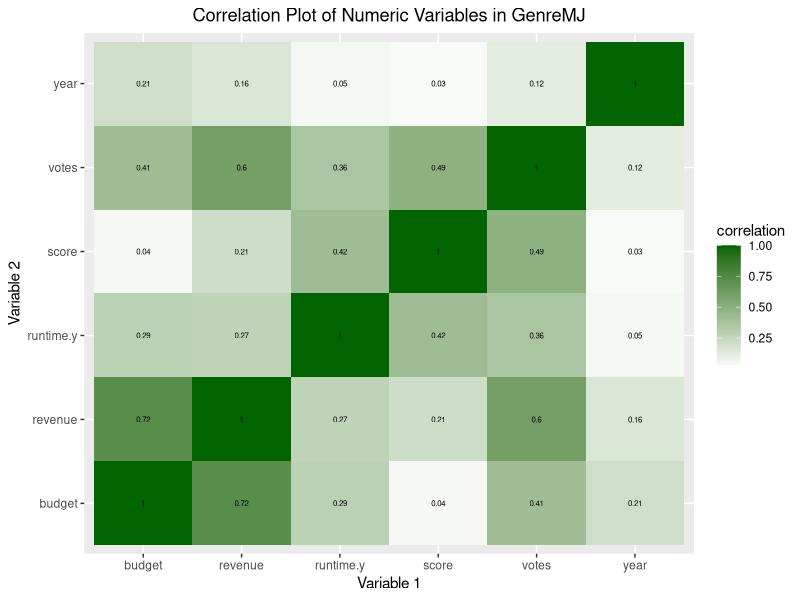
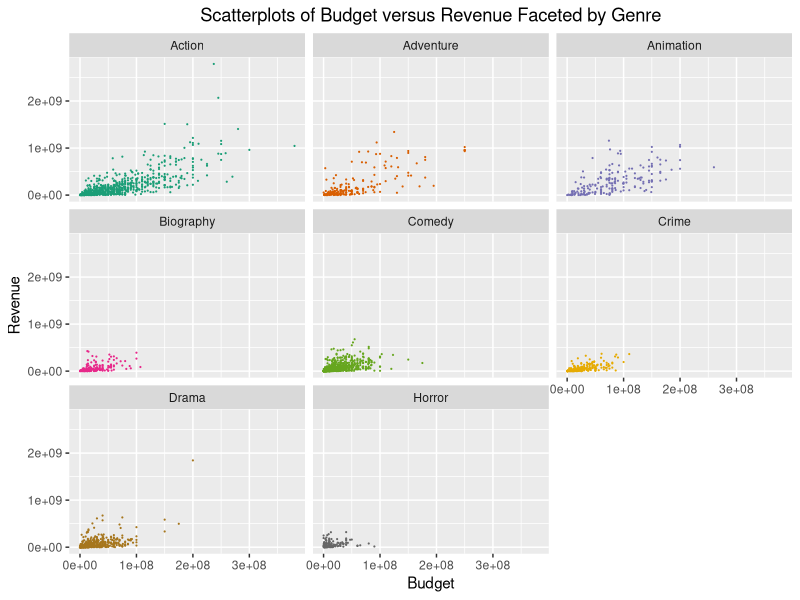
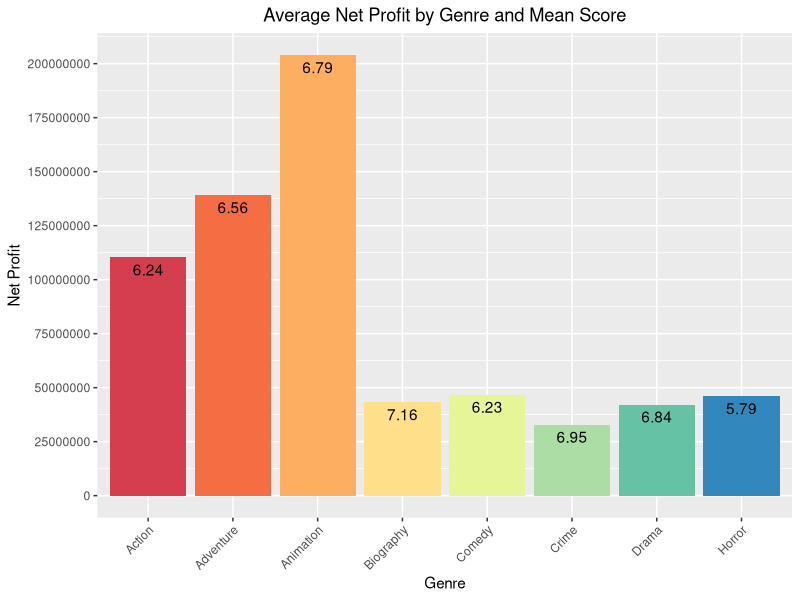
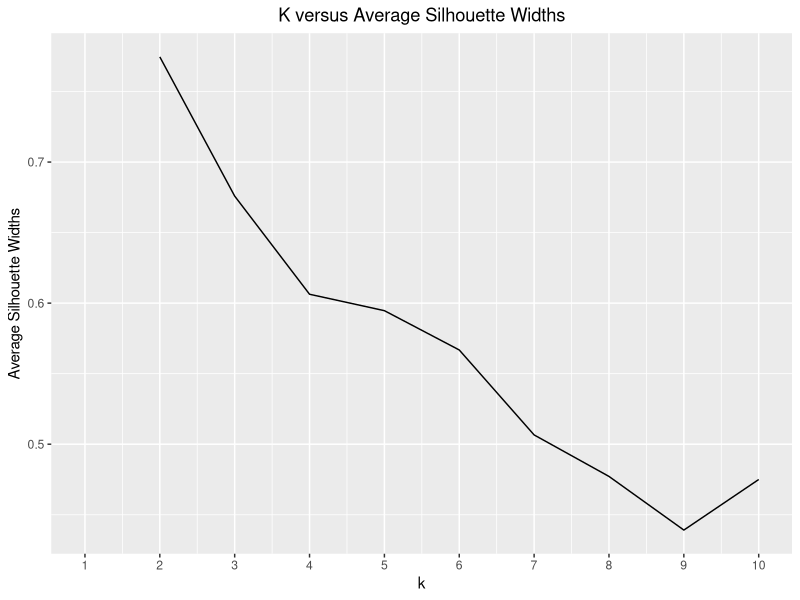
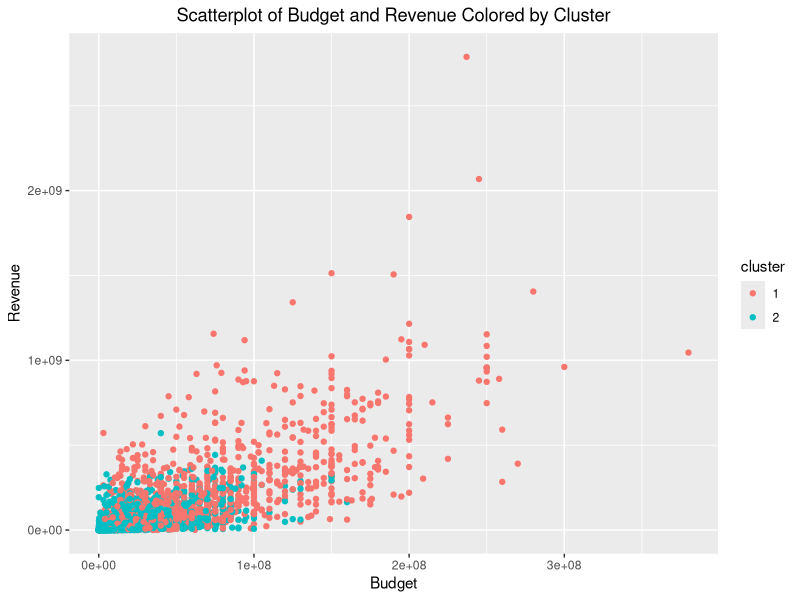
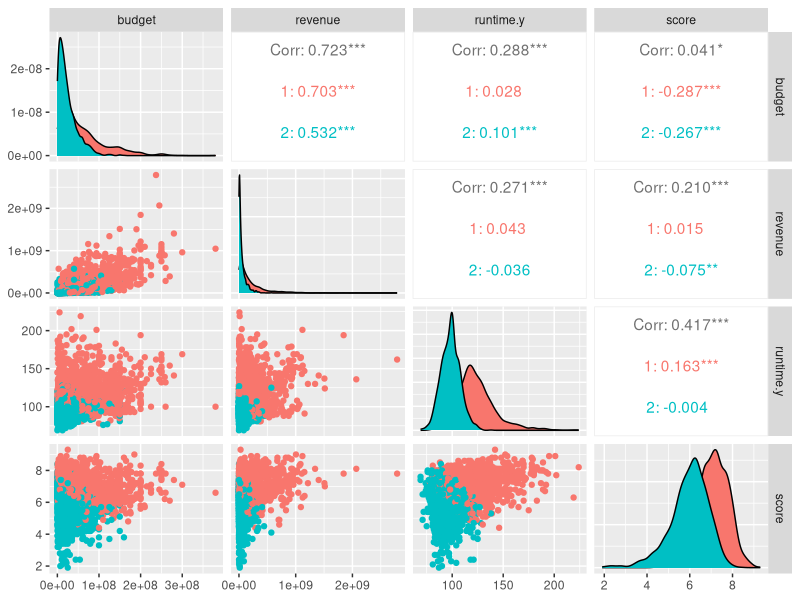

Write R code to recreate these figures, in order.
## ---- chunk 1
knitr::opts_chunk$set(echo = TRUE, eval = TRUE, fig.align = "center", warning = F, message = F,
tidy=TRUE, tidy.opts=list(width.cutoff=60), R.options=list(max.print=100))
## ---- chunk 2
library(tidyverse)
library(readr)
library(dplyr)
library(ggplot2)
options(scipen=99)

MovieBudget <- read_csv("MovieBudget.csv")

MovieRatings <- read_csv("MovieRatings.csv")

MovieJoin <- MovieBudget %>% distinct(title, .keep_all = T) %>% rename(name = title) %>% right_join(MovieRatings, by = "name")

MovieJoin2 <- MovieJoin %>% select(-runtime.x)
MovieJoin2 <- MovieJoin2 %>% select(-status) 
MovieJoin2 <- MovieJoin2 %>% select(- original_title)
MovieJoin2 <- MovieJoin2 %>% na.omit 
MovieJoin2 <- MovieJoin2 %>% select(- popularity)

MovieJoin3 <- MovieJoin2 %>% filter(!revenue == 0 & !budget == 0)
MovieJoin3 <- MovieJoin3 %>% filter(budget >= "1000")
MovieJoin3 <- MovieJoin3 %>% filter(revenue >= "1000")

'%ni%' <- Negate('%in%')
MovieJoin3 %>% group_by(genre) %>% count() %>% arrange(n)
GenreMJ <- MovieJoin3 %>% filter(genre %ni% c("Thriller" , "Family", "Romance", "Sci-Fi", "Fantasy", "Mystery"))
## ---- chunk 3
GenreMJ %>% summarise_if(is.numeric, mean) 

GenreMJ %>% summarise_if(is.numeric, sd) 
## ---- chunk 4
GenreMJ %>% filter(score == max(score)) %>% select(name)

GenreMJ %>% group_by(genre) %>% summarise(mscore = mean(score)) %>% arrange(desc(mscore)) 

GenreMJ %>% group_by(rating, country) %>% summarise(ms = mean(score)) %>% arrange(desc(ms))
## ---- chunk 5
GenreMJ %>% group_by(genre) %>% summarise(mr = mean(revenue)) %>% arrange((mr)) 

GenreMJ %>% mutate(net = revenue - budget) %>% filter(net == max(net)) %>% select(name)
## ---- chunk 6
GenreMJ %>% select(country) %>% count(country) %>% arrange(desc(n)) 

GenreMJ %>% group_by(genre) %>% summarise(mrt = mean(runtime.y)) %>% arrange(desc(mrt)) 

GenreMJ %>% group_by(country) %>% summarise(mv = mean(votes)) %>% arrange(desc(mv)) 

## ---- chunk 7
GenreMJ %>% group_by(genre) %>% summarise_if(is.numeric, c(mean, sd, var, min, max)) %>% pivot_longer(contains("_")) %>% separate(name, sep = "_", into = c("variable", "summarystat")) %>% pivot_wider(names_from = "variable", values_from = "value") %>% mutate(summarystat = recode(summarystat, "fn1" = "mean", "fn2" = "sd", "fn3" = "var", "fn4" = "min", "fn5" = "max"))
## ---- chunk 8
MJCor <- MovieJoin3 %>% na.omit %>% select_if(is.numeric)

MJCorrelation <- MJCor %>% cor

MJC <- MJCorrelation %>% as.data.frame() %>% rownames_to_column("var1") %>% pivot_longer(-1, names_to="var2", values_to="correlation")

MJC %>% ggplot(aes(var1, var2, fill = correlation)) + geom_tile() + labs(x = "Variable 1", y = "Variable 2") + ggtitle("Correlation Plot of Numeric Variables in GenreMJ") + scale_fill_gradient2(high="dark green") + theme(plot.title = element_text(hjust = 0.5)) + geom_text(aes(label=round(correlation,2)),color = "black", size = 2)
## ---- chunk 9
options(scipen = 2)

ggplot(GenreMJ, aes(budget, revenue, color = genre)) + scale_color_brewer(palette="Dark2") + ggtitle("Scatterplots of Budget versus Revenue Faceted by Genre") + labs(x = "Budget" , y = "Revenue") +
  theme(legend.position = "none", plot.title = element_text(hjust = 0.5)) + geom_point(size = 0.1) +  facet_wrap(~genre) 
## ---- chunk 10
GenreMJ1 <- GenreMJ %>% mutate(net = revenue - budget)
MeanScores <- GenreMJ1 %>% group_by(genre) %>% summarise(meanscore = mean(score),meannet=mean(net)) %>% mutate(meanscore = round(meanscore,2))

ggplot(GenreMJ1, aes(x = genre, y=net, fill = genre))+
  geom_bar(stat="summary", fun=mean, position = "dodge")+ scale_fill_brewer(palette="Spectral") +
  theme(axis.text.x = element_text(angle=45, hjust=1),legend.position="none", plot.title = element_text(hjust = 0.5))+
  scale_y_continuous(breaks = seq(0, 200000000, 25000000)) +
  geom_text(data = MeanScores, aes(y = meannet, label = meanscore), vjust = 1.5) + 
ggtitle("Average Net Profit by Genre and Mean Score") + labs(x = "Genre", y = "Net Profit")
## ---- chunk 11
MJNum <- GenreMJ %>% select(budget, revenue, runtime.y, score)
library(cluster)

MJsil_width<-vector()

for(i in 2:10){  
  kms <- kmeans(MJNum,centers=i) 
  sil <- silhouette(kms$cluster,dist(MJNum)) 
  MJsil_width[i]<- mean(sil[,3])
  }
  
ggplot()+geom_line(aes(x=1:10,y=MJsil_width))+scale_x_continuous(name="k",breaks=1:10) + ggtitle("K versus Average Silhouette Widths") + theme(plot.title = element_text(hjust = 0.5)) + labs(x = "K Values", y = "Average Silhouette Widths")
## ---- chunk 12
MJPam <- MJNum %>% scale() %>% pam(k=2)

MJpamclust<- MJNum%>%mutate(cluster=as.factor(MJPam$clustering))
MJpamclust%>%group_by(cluster)%>%summarize_if(is.numeric,mean,na.rm=T)

MJpamclust%>%ggplot(aes(x=budget,y=revenue,color=cluster))+geom_point() + ggtitle("Scatterplot of Budget and Revenue Colored by Cluster") + theme(plot.title = element_text(hjust = 0.5)) + labs(x = "Budget", y = "Revenue")
## ---- chunk 13
library(GGally)
MJNum %>% mutate(cluster=as.factor(MJPam$clustering)) %>% 
ggpairs(columns = c("budget","revenue","runtime.y","score"), aes(color=cluster))
## ---- chunk 14
MJPam$silinfo$avg.width
